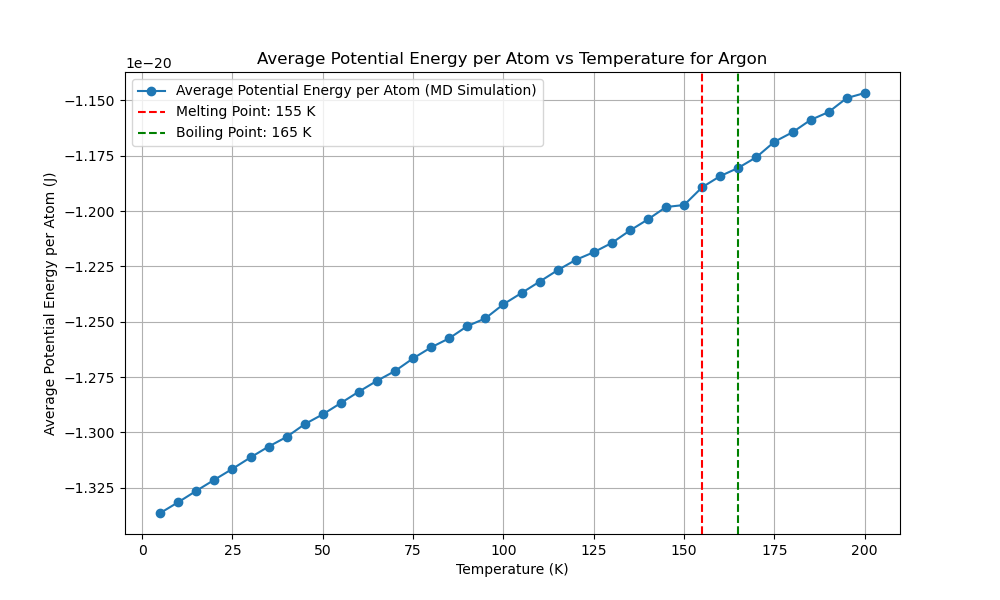

This figure's Python source:
import numpy as np
import matplotlib.pyplot as plt
from scipy.optimize import minimize
from multiprocessing import Pool
import time
from reportlab.lib.pagesizes import letter
from reportlab.pdfgen import canvas
from tqdm import tqdm
from numba import njit, prange
import logging
import os

# Get the directory of the current script
script_dir = os.path.dirname(os.path.abspath(__file__))
script_base_name = os.path.splitext(os.path.basename(__file__))[0]

# Set up logging with the script's base name and directory
log_file_path = os.path.join(script_dir, f'{script_base_name}.log')
logging.basicConfig(filename=log_file_path, 
            level=logging.INFO, format='%(asctime)s:%(levelname)s:%(message)s')

EPSILON = 1.654017502e-21  
SIGMA = 3.405e-10  
MASS = 6.63e-26  
K_B = 1.38e-23 

def create_fcc_lattice(a, n):
    """Create an FCC lattice."""
    base = np.array([[0, 0, 0],
                     [0.5, 0.5, 0], [0.5, 0, 0.5], [0, 0.5, 0.5]])
    positions = np.zeros((n**3 * 4, 3))
    index = 0
    for x in range(n):
        for y in range(n):
            for z in range(n):
                offset = np.array([x, y, z])
                for b in base:
                    positions[index] = (offset + b) * a
                    index += 1
    return positions

@njit
def lennard_jones(r2):
    """Calculate the Lennard-Jones potential and force."""
    r6 = (SIGMA ** 2 / r2) ** 3
    r12 = r6 ** 2
    potential = 4 * EPSILON * (r12 - r6)
    force = 24 * EPSILON * (2 * r12 - r6) / r2
    return potential, force

@njit
def apply_pbc(position, box_length):
    """Apply periodic boundary conditions."""
    return position - box_length * np.round(position / box_length)

@njit
def custom_norm(arr, axis=1):
    """Compute the norm along a specified axis."""
    if axis == 1:
        return np.sqrt(np.sum(arr**2, axis=1))
    elif axis == 0:
        return np.sqrt(np.sum(arr**2, axis=0))
    else:
        raise ValueError("Invalid axis")

@njit(parallel=True)
def compute_forces(positions, box_length):
    """Compute forces using Lennard-Jones potential with PBC."""
    N = len(positions)
    forces = np.zeros_like(positions)
    potential_energy = 0.0

    for i in prange(N):
        for j in range(i + 1, N):
            r_vec = apply_pbc(positions[i] - positions[j], box_length)
            r2 = np.dot(r_vec, r_vec)
            if r2 < (3 * SIGMA) ** 2:
                potential, force = lennard_jones(r2)
                f = force * r_vec
                forces[i] += f
                forces[j] -= f
                potential_energy += potential
                
    return forces, potential_energy

@njit
def velocity_verlet_adaptive(positions,
            velocities, forces, dt, box_length, max_force_threshold=1e-12):
    """Velocity-Verlet integration with adaptive time step."""
    new_positions = positions + velocities * dt + 0.5 * forces * dt**2 / MASS
    new_positions = apply_pbc(new_positions, box_length)
    new_forces, _ = compute_forces(new_positions, box_length)
    max_force = np.max(custom_norm(new_forces, axis=1))
    
    if max_force > max_force_threshold:
        dt = max(0.9 * dt * (max_force_threshold / max_force)**0.5, 1e-16)
    
    new_velocities = velocities + 0.5 * (forces + new_forces) * dt / MASS
    return new_positions, new_velocities, new_forces, dt

@njit
def standard_verlet_adaptive(positions,
    velocities, forces, dt, box_length, max_force_threshold=1e-12):
    """Standard Verlet integration with adaptive time step."""
    new_positions = positions + velocities * dt + 0.5 * forces * dt**2 / MASS
    new_positions = apply_pbc(new_positions, box_length)
    new_forces, _ = compute_forces(new_positions, box_length)
    max_force = np.max(custom_norm(new_forces, axis=1))

    if max_force > max_force_threshold:
        dt = max(0.9 * dt * (max_force_threshold / max_force)**0.5, 1e-16)

    new_velocities = velocities + new_forces * dt / MASS
    return new_positions, new_velocities, new_forces, dt

@njit
def leapfrog_verlet_adaptive(positions,
    velocities, forces, dt, box_length, max_force_threshold=1e-12):
    """Leapfrog Verlet integration with adaptive time step."""
    half_dt = 0.5 * dt
    velocities_half = velocities + forces * half_dt / MASS
    new_positions = positions + velocities_half * dt
    new_positions = apply_pbc(new_positions, box_length)
    new_forces, _ = compute_forces(new_positions, box_length)
    max_force = np.max(custom_norm(new_forces, axis=1))

    if max_force > max_force_threshold:
        dt = max(0.9 * dt * (max_force_threshold / max_force)**0.5, 1e-16)

    new_velocities = velocities_half + new_forces * half_dt / MASS
    return new_positions, new_velocities, new_forces, dt

def adaptive_equilibration(positions, velocities, forces, dt, box_length,
       verlet_algorithm, initial_equilibration_window=300,
   initial_threshold=5e-21, min_threshold=5e-22,
   max_threshold=1e-21, max_steps=7000):
    
    
    """Perform adaptive equilibration with dynamic threshold and window adjustment."""
    equilibration_steps = 0
    recent_potential_energies = []
    forces, _ = compute_forces(positions, box_length)
    threshold = initial_threshold
    equilibration_window = initial_equilibration_window
    with tqdm(total=equilibration_window, desc="Equilibration") as pbar:
        while equilibration_steps < max_steps:
            positions, velocities, forces, dt = verlet_algorithm(positions,
                velocities, forces, dt, box_length)
            _, potential_energy = compute_forces(positions, box_length)
            recent_potential_energies.append(potential_energy)
            if len(recent_potential_energies) > equilibration_window:
                recent_potential_energies.pop(0)
                mean_potential_energy = np.mean(recent_potential_energies)
                std_potential_energy = np.std(recent_potential_energies)
                logging.info(f" ((len(recent_p_energies) > equiwindow)) STD:  {std_potential_energy:.5e} , MEAN: {mean_potential_energy:.5e}")
                # Dynamically adjust the threshold based on the standard deviation
                if std_potential_energy > threshold:
                    # threshold = min(threshold * 1.1, max_threshold)
                    threshold = max(threshold * 0.8, min_threshold)
                    equilibration_window = int(equilibration_window * 1.1)
                    
                    
            
                    
                    
                    
                    logging.info(f" ((std_potential_energy > threshold)) threshold:  {threshold:.5e} , MEAN: {mean_potential_energy:.5e}")
                else:
                    # threshold = max(threshold * 0.9, min_threshold)
                    threshold = min(threshold * 1.2, max_threshold)
                    
                    
            
                    
                    
                    logging.info(f" ((std_potential_energy < threshold)) threshold:  {threshold:.5e} , MEAN: {mean_potential_energy:.5e}")
                
                if std_potential_energy < threshold and np.abs(potential_energy - mean_potential_energy) < threshold:
                    logging.info(f"Equilibration completed in {equilibration_steps} steps with dt={dt:.2e}")
                    break
                pbar.update(1)
            equilibration_steps += 1
            if equilibration_steps % 1000 == 0:
                logging.info(f"Step {equilibration_steps}: Potential Energy = {potential_energy:.5e}, dt = {dt:.2e}")
    return positions, velocities, forces, dt, equilibration_steps

def run_md_for_temperature(T, seed, verlet_algorithm,
                           dt, sampling_steps=60000):
    """Run MD simulation for a single temperature using the specified Verlet algorithm."""
    np.random.seed(seed)
    a = 5.26e-10  # Initial guess for the lattice parameter
    n = 3  # Number of unit cells in each dimension
    positions = create_fcc_lattice(a, n)
    box_length = n * a  # Length of the simulation box
    N = len(positions)
    
    # Initialize velocities for 5K
    velocities = np.random.randn(N, 3) * np.sqrt(K_B * 5 / MASS)
    forces, _ = compute_forces(positions, box_length)

    # Rescale velocities to the desired temperature
    current_temperature = np.sum(MASS * np.sum(velocities**2, axis=1)) / (3 * N * K_B)
    scale_factor = np.sqrt(T / current_temperature)
    velocities *= scale_factor

    # Adaptive equilibration
    positions, velocities, forces, dt, equilibration_steps = adaptive_equilibration(
        positions, velocities, forces,
        dt, box_length, verlet_algorithm)

    logging.info(f"Equilibration steps: {equilibration_steps}")

    print(f"Equilibration steps: {equilibration_steps}")

    potential_energy = 0
    initial_total_energy = 0
    count = 0
    total_energy_drift = 0

    with tqdm(total=sampling_steps, desc="Progress") as pbar:
        potential_energy = 0
        count = 0
        total_energy_drift = 0
        initial_total_energy = None
    
        for step in range(sampling_steps):
            positions, velocities, forces, dt = verlet_algorithm(
                positions, velocities, forces, dt, box_length
            )
            kinetic_energy = 0.5 * MASS * np.sum(velocities**2)
            _, potential_energy_step = compute_forces(positions, box_length)
            total_energy = kinetic_energy + potential_energy_step
            potential_energy += potential_energy_step
    
            if step == 0:
                initial_total_energy = total_energy
    
            total_energy_drift += abs(total_energy - initial_total_energy)
            count += 1
            pbar.update(1)
            if step % 1000 == 0:
                logging.info(f"Step {step}: Kinetic Energy = {kinetic_energy:.5e}, Potential Energy = {potential_energy_step:.5e}, Total Energy = {total_energy:.5e}")
        
        average_potential_energy = potential_energy / count / N  
        energy_drift = total_energy_drift / count
    
    return dt, average_potential_energy, energy_drift

def potential_energy_for_lattice(a):
    """Calculate potential energy for a given lattice parameter."""
    positions = create_fcc_lattice(a, 3)
    box_length = 3 * a
    _, potential_energy = compute_forces(positions, box_length)
    return potential_energy

def optimize_lattice_parameter():
    """Optimize the lattice parameter."""
    initial_guesses = np.linspace(4.5e-10, 6e-10, 500)
    results = [minimize(potential_energy_for_lattice,
                        [guess], bounds=[(4.5e-10, 6e-10)]) for
               guess in initial_guesses]
    best_result = min(results, key=lambda x: x.fun)
    return best_result.x[0]

def test_time_steps(T, seed, verlet_algorithm,
                    time_steps, sampling_steps=60000):
    """Test different time steps."""
    with Pool(16) as pool:
        args = [(T, seed, verlet_algorithm,
                 dt, sampling_steps) for dt in time_steps]
        results = pool.starmap(run_md_for_temperature, args)
    return results

def run_preliminary_steps_parallel(temperatures, seeds,
                   verlet_algorithms, algorithm_names, 
               time_steps, preliminary_steps):
    """Run preliminary steps sequentially."""
    results = []
    for alg in verlet_algorithms:
        alg_results = []
        for T, seed, dt in zip(temperatures, seeds, time_steps):
            result = run_md_for_temperature(T, seed, alg,
                                            dt, preliminary_steps)
            alg_results.append(result)
        results.append(alg_results)
    
    potential_energies_per_algorithm = []
    energy_drifts_per_algorithm = []
    best_time_steps = []

    for i, alg_results in enumerate(results):
        if len(alg_results) == 0:
            print(f"No results for algorithm {algorithm_names[i]}")  
            logging.warning(f"No results for algorithm {algorithm_names[i]}")
            
            continue
        potential_energies = [res[1] for res in alg_results]
        energy_drifts = [res[2] for res in alg_results]
        best_time_step = time_steps[np.argmin([res[2] for res in alg_results])]
        
        potential_energies_per_algorithm.append(np.mean(potential_energies))
        energy_drifts_per_algorithm.append(np.mean(energy_drifts))
        best_time_steps.append(best_time_step)
    
    return potential_energies_per_algorithm, energy_drifts_per_algorithm, best_time_steps

def find_best_sampling_steps(T, seed, verlet_algorithm,
                time_step, sampling_step_range):
    """Find the best sampling steps."""
    results = []
    for sampling_steps in sampling_step_range:
        dt, potential_energy, energy_drift = run_md_for_temperature(T, seed,
                            verlet_algorithm, time_step, sampling_steps)
        results.append((sampling_steps, potential_energy, energy_drift))
    return results

def generate_pdf_report(melting_point, boiling_point, a_opt, temperatures, potential_energies, runtime, best_algorithm_name, best_time_step, reason):
    """Generate a PDF report."""
    script_base_name = os.path.splitext(os.path.basename(__file__))[0]
    filename = os.path.join(script_dir, f"{script_base_name}.pdf")
    plot_filename = os.path.join(script_dir, f"{script_base_name}.png")

    c = canvas.Canvas(filename, pagesize=letter)
    width, height = letter

    c.drawString(50, height - 50, "Molecular Dynamics Simulation Report")
    c.drawString(50, height - 70, f"Optimized Lattice Parameter: {a_opt:.4e} m")
    c.drawString(50, height - 90, f"Melting Point: {melting_point} K")
    c.drawString(50, height - 110, f"Boiling Point: {boiling_point} K")
    c.drawString(50, height - 130, f"Total Runtime: {runtime:.2f} seconds")
    c.drawString(50, height - 150, f"Best Verlet Algorithm: {best_algorithm_name}")
    c.drawString(50, height - 170, f"Best Time Step: {best_time_step:.2e} s")

    reason_text = f"Reason: {reason}"
    max_chars_per_line = 78
    wrapped_reason = "\n".join([reason_text[i:i + max_chars_per_line] for i in range(0, len(reason_text), max_chars_per_line)])
    text_lines = wrapped_reason.split('\n')
    for i, line in enumerate(text_lines):
        c.drawString(50, height - 190 - i * 20, line)

    # Plot and save the temperature vs potential energy graph
    plt.figure(figsize=(10, 6))
    plt.plot(temperatures, potential_energies, marker='o', linestyle='-', label='Average Potential Energy per Atom (MD Simulation)')
    plt.xlabel('Temperature (K)')
    plt.ylabel('Average Potential Energy per Atom (J)')
    plt.title('Average Potential Energy per Atom vs Temperature for Argon')
    plt.axvline(melting_point, color='r', linestyle='--', label=f'Melting Point: {melting_point} K')
    plt.axvline(boiling_point, color='g', linestyle='--', label=f'Boiling Point: {boiling_point} K')
    plt.legend()
    plt.grid(True)
    plt.savefig(plot_filename)  # Save the plot
    plt.close()

    # Ensure the image file exists before attempting to draw it
    try:
        c.drawImage(plot_filename, 50, 200, width=500, height=300)
    except FileNotFoundError:
        logging.error(f"File {plot_filename} not found. Skipping image in the PDF report.")

    c.save()

def main():
    """Main function to run the MD simulation."""
    start_time = time.time()

    a_opt = optimize_lattice_parameter()
    print(f"Optimized lattice parameter: {a_opt}")
    logging.info(f"Optimized lattice parameter: {a_opt}")

    temperatures = np.arange(5, 205, 5)
    preliminary_temperatures = np.arange(5, 205, 25)

    time_steps = [
        1e-15
        ,5e-16,5e-15,1e-14
        ]

    seeds = np.random.randint(0, 10000, len(temperatures))
    preliminary_seeds = np.random.randint(0, 10000, len(preliminary_temperatures))

    verlet_algorithms = [
        velocity_verlet_adaptive,
        standard_verlet_adaptive,
        leapfrog_verlet_adaptive
    ]
    algorithm_names = [
        "Velocity-Verlet (Adaptive)",
        "Standard Verlet (Adaptive)",
        "Leapfrog Verlet (Adaptive)"
    ]

    preliminary_steps = 2000
    potential_energies_per_algorithm, energy_drifts_per_algorithm, best_time_steps = run_preliminary_steps_parallel(
        preliminary_temperatures,
        preliminary_seeds,
        verlet_algorithms,
        algorithm_names, time_steps, preliminary_steps)

    if not potential_energies_per_algorithm or not energy_drifts_per_algorithm or not best_time_steps:
        print("Error: No valid preliminary results obtained.")
        logging.error("No valid preliminary results obtained.")
        return

    best_algorithm_index = np.argmin([pe + ed for pe, ed in zip(potential_energies_per_algorithm,
                                        energy_drifts_per_algorithm)])
    best_verlet_algorithm = verlet_algorithms[best_algorithm_index]
    best_algorithm_name = algorithm_names[best_algorithm_index]
    best_time_step = best_time_steps[best_algorithm_index]
    reason = (f"Lowest average potential energy ({potential_energies_per_algorithm[best_algorithm_index]:.2e} J) "
              f"and minimal energy drift ({energy_drifts_per_algorithm[best_algorithm_index]:.2e} J) "
              f"during preliminary simulation.")
    print(f"Best Verlet algorithm: {best_algorithm_name}")
    print(f"Best time step: {best_time_step}")

    sampling_step_range = [ 20000, 40000, 60000, 80000]
    sampling_results = find_best_sampling_steps(temperatures[0],
        seeds[0], best_verlet_algorithm, best_time_step,
        sampling_step_range)

    for sampling_steps, potential_energy, energy_drift in sampling_results:
        print(f"Sampling steps: {sampling_steps}, Potential energy: {potential_energy:.2e} J, Energy drift: {energy_drift:.2e} J")
        logging.info(f"Sampling steps: {sampling_steps}, Potential energy: {potential_energy:.2e} J, Energy drift: {energy_drift:.2e} J")

    best_sampling_steps = min(sampling_results, key=lambda x: x[2])[0]
    print(f"Best sampling steps: {best_sampling_steps}")
    logging.info(f"Best sampling steps: {best_sampling_steps}")

    with Pool(16) as pool:
        results = pool.starmap(run_md_for_temperature, [(T, seed,
                             best_verlet_algorithm, best_time_step,
                 best_sampling_steps) for T, seed in zip(temperatures, seeds)])

    dts, potential_energies, energy_drifts = zip(*results)

    end_time = time.time()
    runtime = end_time - start_time
    print(f"Runtime: {runtime:.2f} seconds")

    first_derivative = np.gradient(potential_energies, temperatures)
    second_derivative = np.gradient(first_derivative, temperatures)

    plt.figure(figsize=(10, 6))
    plt.plot(temperatures, potential_energies, marker='o', linestyle='-',
         label='Average Potential Energy (MD Simulation)')
    plt.xlabel('Temperature (K)')
    plt.ylabel('Average Potential Energy (J)')
    plt.title('Average Potential Energy vs Temperature for Argon')
    plt.legend()
    plt.grid(True)

    melting_point = temperatures[np.argmax(first_derivative)]

    post_melting_temperatures = temperatures[temperatures > melting_point]
    post_melting_second_derivative = second_derivative[temperatures > melting_point]

    if post_melting_temperatures.size > 0 and post_melting_second_derivative.size > 0:
        boiling_point = post_melting_temperatures[np.argmax(post_melting_second_derivative)]
    else:
        boiling_point = None
        logging.warning("No boiling point found due to empty post-melting temperature or second derivative.")

    plt.axvline(melting_point, color='r', linestyle='--',
                label=f'Melting Point: {melting_point} K')
    if boiling_point:
        plt.axvline(boiling_point, color='g', linestyle='--',
                    label=f'Boiling Point: {boiling_point} K')
    plt.legend()
    plt.show()

    generate_pdf_report(melting_point, boiling_point,
            a_opt, temperatures, potential_energies, runtime,
            best_algorithm_name, best_time_step, reason)

if __name__ == "__main__":
    main()
